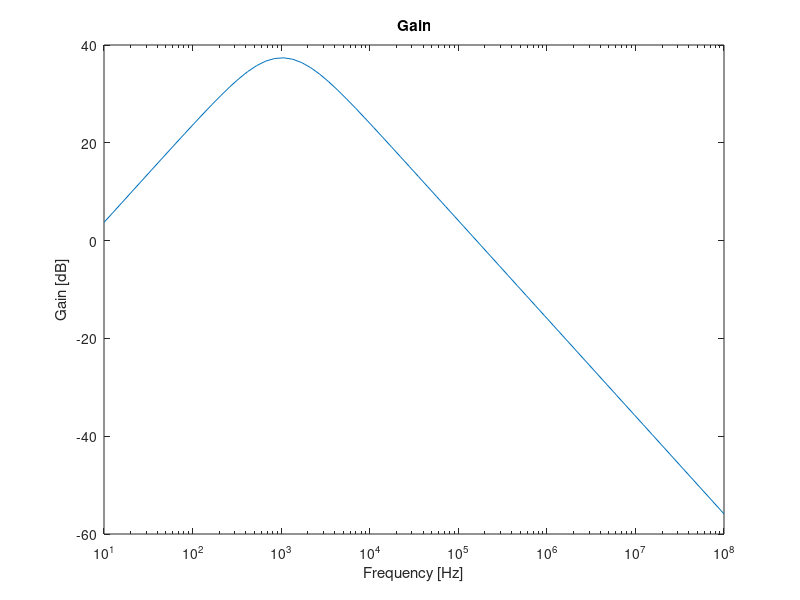
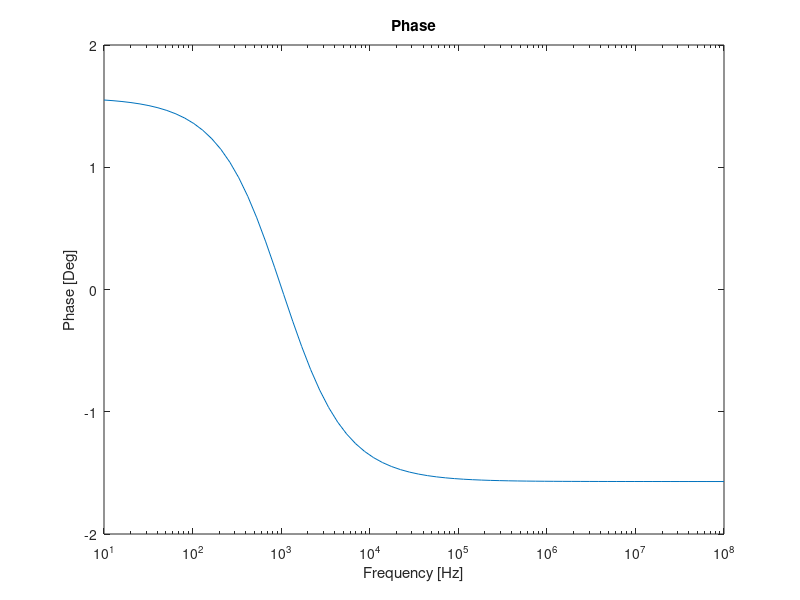

These figures' MATLAB source, in order:
% values

Rb1 = 1e3;
Rb2 = 1e3;


Rb3 = 110e3;
Rb4 = 1e3;

R_cost = (Rb1 + Rb2 + Rb3 + Rb4)/1000;

Cb1 = 0.22e-6;

Cb2 = 0.11e-6;

C_cost = (Cb1 + Cb2*4) * 1e6;



% point 1
% calculation for central frequency

w_L = 1/(Rb1*Cb1);
f_L = w_L/2/pi;
w_H = 1/(Rb2*Cb2);
f_H = w_H/2/pi;

w_0 = sqrt(w_L*w_H);
f_0 = w_0/2/pi;

deviation = f_0-1000;

gain_1 = (j*w_0*Rb1*Cb1)/(1+j*w_0*Rb1*Cb1);
gain_2 = 1+Rb3/Rb4;
gain_3 = 1/(1+1i*w_0*Rb2*Cb2);

gain = 20*log10(abs(gain_1 * gain_2 * gain_3));
Z_i = (1/(j*w_0*Cb1) + Rb1);
Z_o = (1/(1/Rb2+j*w_0*Cb2)); 
 

% point 2
% frequency response

f = logspace(1,8,70);
w = 2*pi*f;

f_res = ((Rb1*Cb1.*w*j)./(1+Rb1*Cb1.*w*j)).*gain_2.*(1./(1+Rb2*Cb2.*w*j));

maxi = max(abs(f_res));

figure
semilogx(f,20*log10(abs(f_res)))

xlabel("Frequency [Hz]");
ylabel("Gain [dB]");
title("Gain");
print("gain.png", "-dpng");


figure
semilogx(f,angle(f_res))
xlabel("Frequency [Hz]");
ylabel("Phase [Deg]");
title("Phase");
print("phase.png", "-dpng");

% merit
cost = 1.3323e4 + R_cost + C_cost;

merit = 1/(cost*(abs(maxi-100)+abs(deviation)+1e-6));

% resultados
fidRes = fopen("resultados.txt","w");
fprintf(fidRes," ,results\n");
fprintf(fidRes,"gain (dB),%f\n",gain);
fprintf(fidRes,"input impedance (ohm),%f\n",Z_i);
fprintf(fidRes,"output impedance (ohm),%f\n",Z_o);
fclose(fidRes);



% resultados
fidRes2 = fopen("resultados2.txt","w");
fprintf(fidRes2," ,results\n");
fprintf(fidRes2,"f_L,%f\n",f_L);
fprintf(fidRes2,"f_H,%f\n",f_H);
fprintf(fidRes2,"f_0,%f\n",f_0);
fclose(fidRes2);


% merito
fidRes3 = fopen("merito.txt","w");
fprintf(fidRes3,"M & %d \\\\ \n \\hline\n",merit);


